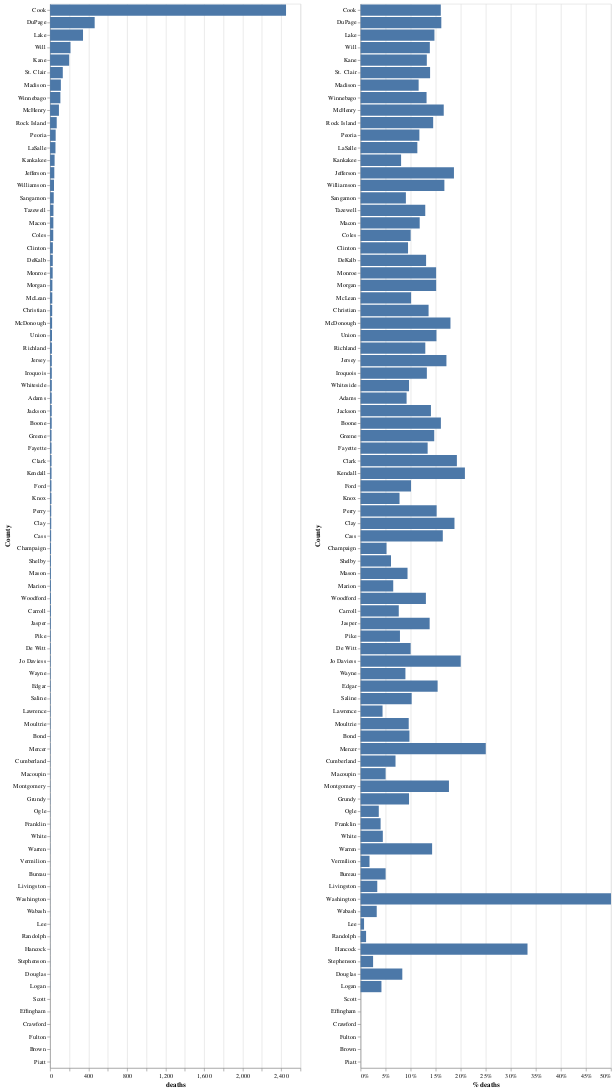

Here is the notebook cell this chart was saved with:
### Code cell
import altair as alt
df1=df_county.sort_values(by=['deaths'], ascending=False).reset_index()
cols = ['Deaths Non LTC', 'LTC Deaths']
cols = ['LTC Deaths', 'Deaths Non LTC']


chart1 = alt.Chart(df_county.sort_values(by=['deaths'], ascending=False).reset_index()).mark_bar().encode(
    x='deaths:Q',
    y=alt.Y('County:O', sort='-x'),
    tooltip=['County', 'deaths', 'confirmed_cases', '% deaths']
)
chart2=chart1.encode(x=alt.X('% deaths', axis=alt.Axis(format='%')))
#chart2=chart1.encode(x=alt.X('% deaths'))


chart1 | chart2

### Figure 1 — Vega-Lite specification as saved in the notebook (floating-point values rounded to 4 significant figures)
{"config": {"view": {"continuousWidth": 400, "continuousHeight": 300}}, "hconcat": [{"mark": "bar", "encoding": {"tooltip": [{"type": "nominal", "field": "County"}, {"type": "quantitative", "field": "deaths"}, {"type": "quantitative", "field": "confirmed_cases"}, {"type": "quantitative", "field": "% deaths"}], "x": {"type": "quantitative", "field": "deaths"}, "y": {"type": "ordinal", "field": "County", "sort": "-x"}}}, {"mark": "bar", "encoding": {"tooltip": [{"type": "nominal", "field": "County"}, {"type": "quantitative", "field": "deaths"}, {"type": "quantitative", "field": "confirmed_cases"}, {"type": "quantitative", "field": "% deaths"}], "x": {"type": "quantitative", "axis": {"format": "%"}, "field": "% deaths"}, "y": {"type": "ordinal", "field": "County", "sort": "-x"}}}], "data": {"name": "data-573b462798393c502b845b6726e02cc0"}, "$schema": "https://vega.github.io/schema/vega-lite/v4.8.1.json", "datasets": {"data-573b462798393c502b845b6726e02cc0": [{"County": "Cook", "confirmed_cases": 15294, "deaths": 2450, "% deaths": 0.1602, "num of facilities": 409}, {"County": "DuPage", "confirmed_cases": 2872, "deaths": 463, "% deaths": 0.1612, "num of facilities": 118}, {"County": "Lake", "confirmed_cases": 2319, "deaths": 342, "% deaths": 0.1475, "num of facilities": 90}, {"County": "Will", "confirmed_cases": 1533, "deaths": 212, "% deaths": 0.1383, "num of facilities": 59}, {"County": "Kane", "confirmed_cases": 1497, "deaths": 198, "% deaths": 0.1323, "num of facilities": 77}, {"County": "St. Clair", "confirmed_cases": 951, "deaths": 132, "% deaths": 0.1388, "num of facilities": 39}, {"County": "Madison", "confirmed_cases": 966, "deaths": 112, "% deaths": 0.1159, "num of facilities": 39}, {"County": "Winnebago", "confirmed_cases": 812, "deaths": 107, "% deaths": 0.1318, "num of facilities": 39}, {"County": "McHenry", "confirmed_cases": 554, "deaths": 92, "% deaths": 0.1661, "num of facilities": 22}, {"County": "Rock Island", "confirmed_cases": 476, "deaths": 69, "% deaths": 0.145, "num of facilities": 17}, {"County": "Peoria", "confirmed_cases": 494, "deaths": 58, "% deaths": 0.1174, "num of facilities": 21}, {"County": "LaSalle", "confirmed_cases": 494, "deaths": 56, "% deaths": 0.1134, "num of facilities": 13}, {"County": "Kankakee", "confirmed_cases": 581, "deaths": 47, "% deaths": 0.0809, "num of facilities": 20}, {"County": "Jefferson", "confirmed_cases": 236, "deaths": 44, "% deaths": 0.1864, "num of facilities": 5}, {"County": "Williamson", "confirmed_cases": 245, "deaths": 41, "% deaths": 0.1673, "num of facilities": 9}, {"County": "Sangamon", "confirmed_cases": 420, "deaths": 38, "% deaths": 0.09048, "num of facilities": 18}, {"County": "Tazewell", "confirmed_cases": 271, "deaths": 35, "% deaths": 0.1292, "num of facilities": 14}, {"County": "Macon", "confirmed_cases": 288, "deaths": 34, "% deaths": 0.1181, "num of facilities": 10}, {"County": "Coles", "confirmed_cases": 330, "deaths": 33, "% deaths": 0.1, "num of facilities": 9}, {"County": "Clinton", "confirmed_cases": 306, "deaths": 29, "% deaths": 0.09477, "num of facilities": 10}, {"County": "DeKalb", "confirmed_cases": 214, "deaths": 28, "% deaths": 0.1308, "num of facilities": 10}, {"County": "Monroe", "confirmed_cases": 179, "deaths": 27, "% deaths": 0.1508, "num of facilities": 5}, {"County": "Morgan", "confirmed_cases": 159, "deaths": 24, "% deaths": 0.1509, "num of facilities": 6}, {"County": "McLean", "confirmed_cases": 228, "deaths": 23, "% deaths": 0.1009, "num of facilities": 14}, {"County": "Christian", "confirmed_cases": 162, "deaths": 22, "% deaths": 0.1358, "num of facilities": 9}, {"County": "McDonough", "confirmed_cases": 117, "deaths": 21, "% deaths": 0.1795, "num of facilities": 7}, {"County": "Union", "confirmed_cases": 132, "deaths": 20, "% deaths": 0.1515, "num of facilities": 3}, {"County": "Richland", "confirmed_cases": 147, "deaths": 19, "% deaths": 0.1293, "num of facilities": 5}, {"County": "Jersey", "confirmed_cases": 105, "deaths": 18, "% deaths": 0.1714, "num of facilities": 3}, {"County": "Iroquois", "confirmed_cases": 136, "deaths": 18, "% deaths": 0.1324, "num of facilities": 4}, {"County": "Whiteside", "confirmed_cases": 186, "deaths": 18, "% deaths": 0.09677, "num of facilities": 11}, {"County": "Adams", "confirmed_cases": 185, "deaths": 17, "% deaths": 0.09189, "num of facilities": 10}, {"County": "Jackson", "confirmed_cases": 121, "deaths": 17, "% deaths": 0.1405, "num of facilities": 5}, {"County": "Boone", "confirmed_cases": 106, "deaths": 17, "% deaths": 0.1604, "num of facilities": 4}, {"County": "Greene", "confirmed_cases": 102, "deaths": 15, "% deaths": 0.1471, "num of facilities": 1}, {"County": "Fayette", "confirmed_cases": 112, "deaths": 15, "% deaths": 0.1339, "num of facilities": 3}, {"County": "Clark", "confirmed_cases": 78, "deaths": 15, "% deaths": 0.1923, "num of facilities": 4}, {"County": "Kendall", "confirmed_cases": 72, "deaths": 15, "% deaths": 0.2083, "num of facilities": 5}, {"County": "Ford", "confirmed_cases": 139, "deaths": 14, "% deaths": 0.1007, "num of facilities": 7}, {"County": "Knox", "confirmed_cases": 180, "deaths": 14, "% deaths": 0.07778, "num of facilities": 10}, {"County": "Perry", "confirmed_cases": 79, "deaths": 12, "% deaths": 0.1519, "num of facilities": 2}, {"County": "Clay", "confirmed_cases": 64, "deaths": 12, "% deaths": 0.1875, "num of facilities": 2}, {"County": "Cass", "confirmed_cases": 67, "deaths": 11, "% deaths": 0.1642, "num of facilities": 2}, {"County": "Champaign", "confirmed_cases": 193, "deaths": 10, "% deaths": 0.05181, "num of facilities": 21}, {"County": "Shelby", "confirmed_cases": 148, "deaths": 9, "% deaths": 0.06081, "num of facilities": 5}, {"County": "Mason", "confirmed_cases": 96, "deaths": 9, "% deaths": 0.09375, "num of facilities": 2}, {"County": "Marion", "confirmed_cases": 138, "deaths": 9, "% deaths": 0.06522, "num of facilities": 7}, {"County": "Woodford", "confirmed_cases": 69, "deaths": 9, "% deaths": 0.1304, "num of facilities": 4}, {"County": "Carroll", "confirmed_cases": 118, "deaths": 9, "% deaths": 0.07627, "num of facilities": 2}, {"County": "Jasper", "confirmed_cases": 58, "deaths": 8, "% deaths": 0.1379, "num of facilities": 2}, {"County": "Pike", "confirmed_cases": 89, "deaths": 7, "% deaths": 0.07865, "num of facilities": 4}, {"County": "De Witt", "confirmed_cases": 70, "deaths": 7, "% deaths": 0.1, "num of facilities": 1}, {"County": "Jo Daviess", "confirmed_cases": 30, "deaths": 6, "% deaths": 0.2, "num of facilities": 4}, {"County": "Wayne", "confirmed_cases": 67, "deaths": 6, "% deaths": 0.08955, "num of facilities": 4}, {"County": "Edgar", "confirmed_cases": 39, "deaths": 6, "% deaths": 0.1538, "num of facilities": 1}, {"County": "Saline", "confirmed_cases": 49, "deaths": 5, "% deaths": 0.102, "num of facilities": 2}, {"County": "Lawrence", "confirmed_cases": 114, "deaths": 5, "% deaths": 0.04386, "num of facilities": 2}, {"County": "Moultrie", "confirmed_cases": 52, "deaths": 5, "% deaths": 0.09615, "num of facilities": 3}, {"County": "Bond", "confirmed_cases": 41, "deaths": 4, "% deaths": 0.09756, "num of facilities": 2}, {"County": "Mercer", "confirmed_cases": 16, "deaths": 4, "% deaths": 0.25, "num of facilities": 1}, {"County": "Cumberland", "confirmed_cases": 43, "deaths": 3, "% deaths": 0.06977, "num of facilities": 1}, {"County": "Macoupin", "confirmed_cases": 60, "deaths": 3, "% deaths": 0.05, "num of facilities": 8}, {"County": "Montgomery", "confirmed_cases": 17, "deaths": 3, "% deaths": 0.1765, "num of facilities": 3}, {"County": "Grundy", "confirmed_cases": 31, "deaths": 3, "% deaths": 0.09677, "num of facilities": 1}, {"County": "Ogle", "confirmed_cases": 55, "deaths": 2, "% deaths": 0.03636, "num of facilities": 4}, {"County": "Franklin", "confirmed_cases": 50, "deaths": 2, "% deaths": 0.04, "num of facilities": 5}, {"County": "White", "confirmed_cases": 45, "deaths": 2, "% deaths": 0.04444, "num of facilities": 2}, {"County": "Warren", "confirmed_cases": 14, "deaths": 2, "% deaths": 0.1429, "num of facilities": 2}, {"County": "Vermilion", "confirmed_cases": 56, "deaths": 1, "% deaths": 0.01786, "num of facilities": 7}, {"County": "Bureau", "confirmed_cases": 20, "deaths": 1, "% deaths": 0.05, "num of facilities": 3}, {"County": "Livingston", "confirmed_cases": 30, "deaths": 1, "% deaths": 0.03333, "num of facilities": 3}, {"County": "Washington", "confirmed_cases": 2, "deaths": 1, "% deaths": 0.5, "num of facilities": 1}, {"County": "Wabash", "confirmed_cases": 31, "deaths": 1, "% deaths": 0.03226, "num of facilities": 2}, {"County": "Lee", "confirmed_cases": 144, "deaths": 1, "% deaths": 0.006944, "num of facilities": 3}, {"County": "Randolph", "confirmed_cases": 91, "deaths": 1, "% deaths": 0.01099, "num of facilities": 7}, {"County": "Hancock", "confirmed_cases": 3, "deaths": 1, "% deaths": 0.3333, "num of facilities": 1}, {"County": "Stephenson", "confirmed_cases": 40, "deaths": 1, "% deaths": 0.025, "num of facilities": 4}, {"County": "Douglas", "confirmed_cases": 12, "deaths": 1, "% deaths": 0.08333, "num of facilities": 2}, {"County": "Logan", "confirmed_cases": 24, "deaths": 1, "% deaths": 0.04167, "num of facilities": 5}, {"County": "Scott", "confirmed_cases": 7, "deaths": 0, "% deaths": 0.0, "num of facilities": 1}, {"County": "Effingham", "confirmed_cases": 9, "deaths": 0, "% deaths": 0.0, "num of facilities": 3}, {"County": "Crawford", "confirmed_cases": 2, "deaths": 0, "% deaths": 0.0, "num of facilities": 1}, {"County": "Fulton", "confirmed_cases": 5, "deaths": 0, "% deaths": 0.0, "num of facilities": 1}, {"County": "Brown", "confirmed_cases": 12, "deaths": 0, "% deaths": 0.0, "num of facilities": 1}, {"County": "Piatt", "confirmed_cases": 11, "deaths": 0, "% deaths": 0.0, "num of facilities": 1}]}}
